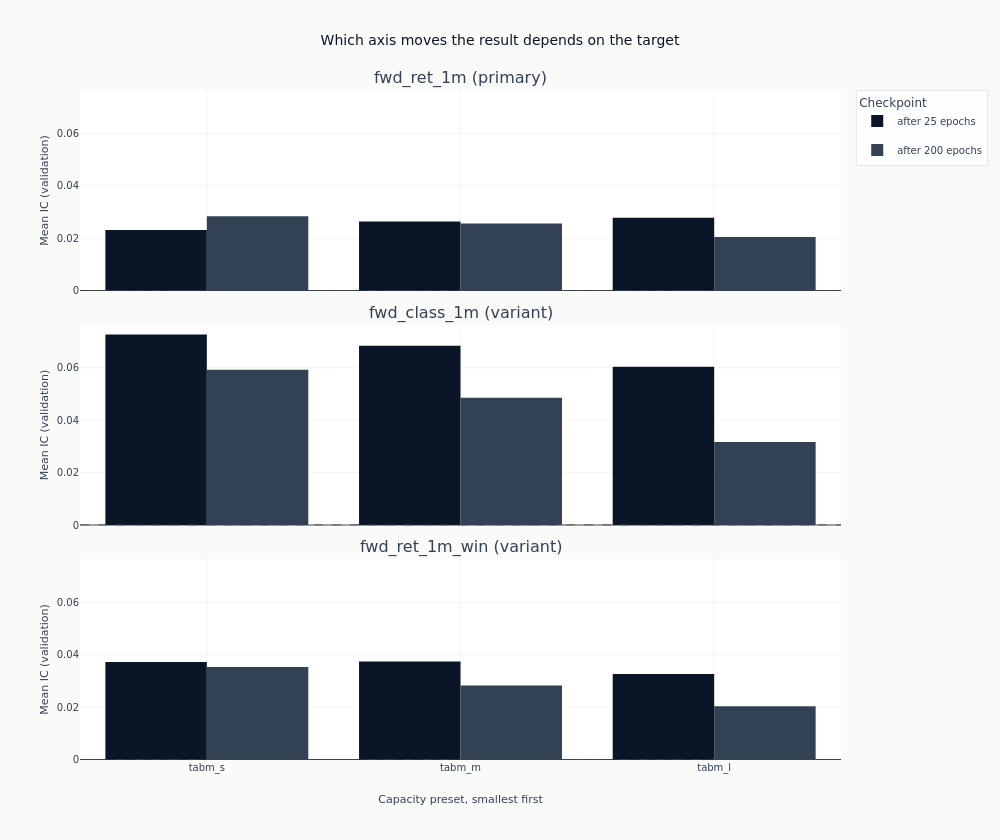

Source (notebook cell):
### Markdown cell above
### Whether capacity is what separates them

The chart below drops the checkpoint dimension twice over, once at each end. The left bar of
each pair is a configuration's IC at its first checkpoint and the right bar is its IC at its
last, so every configuration is compared at the same two amounts of training and the gap between
the pair is what the remaining epochs bought. Comparing capacity at a stopping point chosen
after the fact would compare three configurations at three different training lengths.

### Code cell
edges = (
    curves.group_by("label", "config_name")
    .agg(
        first_ic=pl.col("ic_mean").sort_by("checkpoint_value").first(),
        last_ic=pl.col("ic_mean").sort_by("checkpoint_value").last(),
        first_checkpoint=pl.col("checkpoint_value").min(),
        last_checkpoint=pl.col("checkpoint_value").max(),
    )
    .sort("label", "config_name")
)
first_epoch = int(edges.get_column("first_checkpoint").max())
last_epoch = int(edges.get_column("last_checkpoint").max())

fig_capacity = make_subplots(
    rows=len(panel_labels),
    cols=1,
    shared_xaxes=True,
    vertical_spacing=0.05,
    subplot_titles=[
        f"{label} ({'primary' if label == primary else 'variant'})" for label in panel_labels
    ],
)
for row, label in enumerate(panel_labels, start=1):
    panel = edges.filter(pl.col("label") == label)
    order = [name for name in capacities if name in set(panel.get_column("config_name"))]
    panel = panel.with_columns(
        rank=pl.col("config_name").replace_strict(
            {name: index for index, name in enumerate(order)}, return_dtype=pl.Int32
        )
    ).sort("rank")
    for column, color, legend in (
        ("first_ic", COLORS["blue"], f"after {first_epoch} epochs"),
        ("last_ic", COLORS["neutral"], f"after {last_epoch} epochs"),
    ):
        fig_capacity.add_trace(
            go.Bar(
                x=panel.get_column("config_name").to_list(),
                y=panel.get_column(column).to_list(),
                marker_color=color,
                name=legend,
                legendgroup=legend,
                showlegend=row == 1,
            ),
            row=row,
            col=1,
        )
    fig_capacity.add_hline(
        y=0, line_width=1, line_dash="dash", line_color=COLORS["neutral"], row=row, col=1
    )
    fig_capacity.update_yaxes(title_text="Mean IC (validation)", row=row, col=1)
    if row > 1:
        fig_capacity.update_yaxes(matches="y", row=row, col=1)
fig_capacity.update_xaxes(
    title_text="Capacity preset, smallest first", row=len(panel_labels), col=1
)
fig_capacity.update_layout(
    title="Which axis moves the result depends on the target",
    height=280 * len(panel_labels),
    width=1000,
    margin=dict(t=90),
    barmode="group",
    legend=dict(title_text="Checkpoint"),
)
# Whether the gap within a pair beats the gap across presets is what the chart is for, and it
# differs by label, so the alt reads it rather than asserting one answer for all three.
within = (
    edges.with_columns(pair_gap=(pl.col("first_ic") - pl.col("last_ic")).abs())
    .group_by("label")
    .agg(
        median_pair_gap=pl.col("pair_gap").median(),
        across_presets=pl.col("last_ic").max() - pl.col("last_ic").min(),
    )
    .sort("label")
)
gap_text = "; ".join(
    f"{row['label']}: {'wider' if row['median_pair_gap'] > row['across_presets'] else 'narrower'}"
    for row in within.iter_rows(named=True)
)
show_plotly_with_alt(
    fig_capacity,
    "Grouped bar charts of mean validation information coefficient, one pair of bars per capacity "
    f"preset: dark navy for the first checkpoint at {first_epoch} epochs and neutral grey for the "
    f"last at {last_epoch}. One panel per label on one shared vertical scale, presets ordered "
    "smallest to largest, each panel carrying a dashed zero line. Counted from the frame, the "
    "median across presets of the gap between a preset's two bars, set against the spread across "
    f"presets at the last checkpoint, is {gap_text}. It is a median, so a single preset can run "
    "against the label's direction.",
)

### Figure 1 — Plotly figure (JSON) as saved in the notebook; plotly's stock layout.template omitted (floating-point values rounded to 4 significant figures)
{"data": [{"legendgroup": "after 25 epochs", "marker": {"color": "#0a1628"}, "name": "after 25 epochs", "showlegend": true, "type": "bar", "x": ["tabm_s", "tabm_m", "tabm_l"], "xaxis": "x", "y": [0.02309, 0.02637, 0.02778], "yaxis": "y"}, {"legendgroup": "after 200 epochs", "marker": {"color": "#334155"}, "name": "after 200 epochs", "showlegend": true, "type": "bar", "x": ["tabm_s", "tabm_m", "tabm_l"], "xaxis": "x", "y": [0.02832, 0.02561, 0.02045], "yaxis": "y"}, {"legendgroup": "after 25 epochs", "marker": {"color": "#0a1628"}, "name": "after 25 epochs", "showlegend": false, "type": "bar", "x": ["tabm_s", "tabm_m", "tabm_l"], "xaxis": "x2", "y": [0.07268, 0.06838, 0.06042], "yaxis": "y2"}, {"legendgroup": "after 200 epochs", "marker": {"color": "#334155"}, "name": "after 200 epochs", "showlegend": false, "type": "bar", "x": ["tabm_s", "tabm_m", "tabm_l"], "xaxis": "x2", "y": [0.05928, 0.04856, 0.03163], "yaxis": "y2"}, {"legendgroup": "after 25 epochs", "marker": {"color": "#0a1628"}, "name": "after 25 epochs", "showlegend": false, "type": "bar", "x": ["tabm_s", "tabm_m", "tabm_l"], "xaxis": "x3", "y": [0.03718, 0.03741, 0.03268], "yaxis": "y3"}, {"legendgroup": "after 200 epochs", "marker": {"color": "#334155"}, "name": "after 200 epochs", "showlegend": false, "type": "bar", "x": ["tabm_s", "tabm_m", "tabm_l"], "xaxis": "x3", "y": [0.03533, 0.02827, 0.02029], "yaxis": "y3"}], "layout": {"annotations": [{"font": {"size": 16}, "showarrow": false, "text": "fwd_ret_1m (primary)", "x": 0.5, "xanchor": "center", "xref": "paper", "y": 1.0, "yanchor": "bottom", "yref": "paper"}, {"font": {"size": 16}, "showarrow": false, "text": "fwd_class_1m (variant)", "x": 0.5, "xanchor": "center", "xref": "paper", "y": 0.65, "yanchor": "bottom", "yref": "paper"}, {"font": {"size": 16}, "showarrow": false, "text": "fwd_ret_1m_win (variant)", "x": 0.5, "xanchor": "center", "xref": "paper", "y": 0.3, "yanchor": "bottom", "yref": "paper"}], "barmode": "group", "height": 840, "legend": {"title": {"text": "Checkpoint"}}, "margin": {"t": 90}, "shapes": [{"line": {"color": "#334155", "dash": "dash", "width": 1}, "type": "line", "x0": 0, "x1": 1, "xref": "x domain", "y0": 0, "y1": 0, "yref": "y"}, {"line": {"color": "#334155", "dash": "dash", "width": 1}, "type": "line", "x0": 0, "x1": 1, "xref": "x2 domain", "y0": 0, "y1": 0, "yref": "y2"}, {"line": {"color": "#334155", "dash": "dash", "width": 1}, "type": "line", "x0": 0, "x1": 1, "xref": "x3 domain", "y0": 0, "y1": 0, "yref": "y3"}], "title": {"text": "Which axis moves the result depends on the target"}, "width": 1000, "xaxis": {"anchor": "y", "domain": [0.0, 1.0], "matches": "x3", "showticklabels": false}, "xaxis2": {"anchor": "y2", "domain": [0.0, 1.0], "matches": "x3", "showticklabels": false}, "xaxis3": {"anchor": "y3", "domain": [0.0, 1.0], "title": {"text": "Capacity preset, smallest first"}}, "yaxis": {"anchor": "x", "domain": [0.7, 1.0], "title": {"text": "Mean IC (validation)"}}, "yaxis2": {"anchor": "x2", "domain": [0.35, 0.65], "matches": "y", "title": {"text": "Mean IC (validation)"}}, "yaxis3": {"anchor": "x3", "domain": [0.0, 0.3], "matches": "y", "title": {"text": "Mean IC (validation)"}}}}
